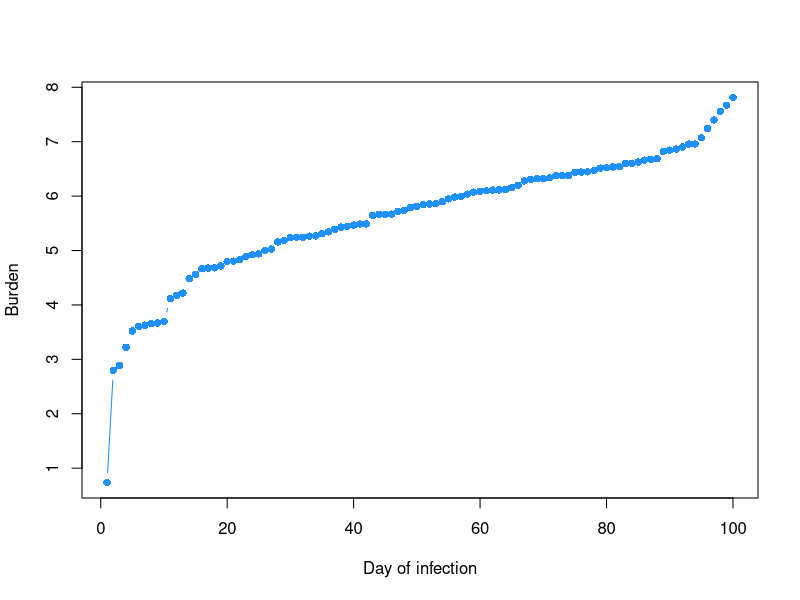
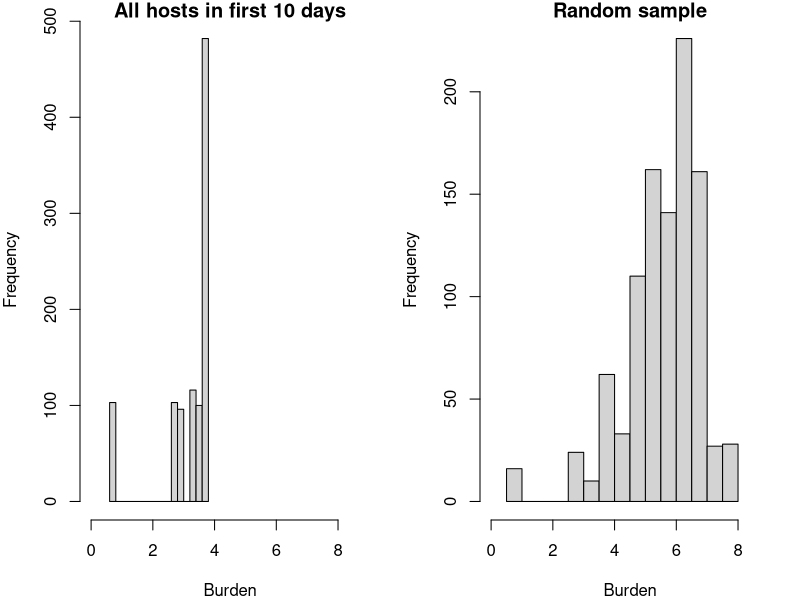
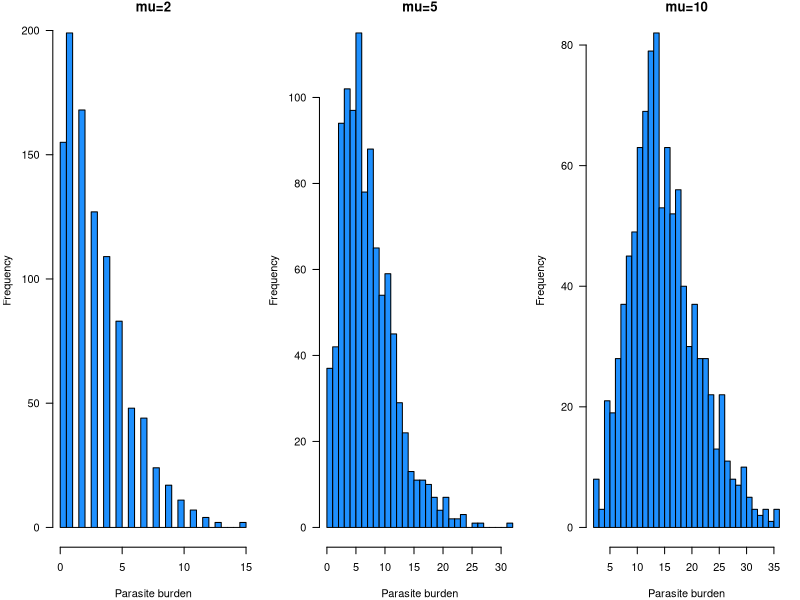

Generate these figures, in order, with R:
## ---- chunk 1
knitr::opts_chunk$set(warning = FALSE, message = FALSE) 
## ---- chunk 2

df <- data.frame(day=1:100, burden=6+sort(log(rexp(100))))

plot(df$day, df$burden, type='b', 
  pch=16, xlab='Day of infection', 
  ylab='Burden', col='dodgerblue')

## ---- chunk 3

layout(matrix(1:2, ncol=2))
par(mar=c(4,4,1,1))
hist(sample(df$burden[1:10], 1000, replace=TRUE), 
  main='All hosts in first 10 days', 
  xlab='Burden', breaks=15, xlim=c(0,9))

hist(sample(df$burden, 1000, replace=TRUE), 
  main='Random sample', 
  xlab='Burden', breaks=15, xlim=c(0,9))


## ---- chunk 4

layout(matrix(1:3, ncol=3))
hist(rnbinom(1000, size=2, prob=0.4), main='mu=2', 
  xlab='Parasite burden', col='dodgerblue', las=1, breaks=25)
hist(rnbinom(1000, size=5, prob=0.4), main='mu=5',
  xlab='Parasite burden', col='dodgerblue', las=1, breaks=25)
hist(rnbinom(1000, size=10, prob=0.4), main='mu=10',
  xlab='Parasite burden', col='dodgerblue', las=1, breaks=25)

